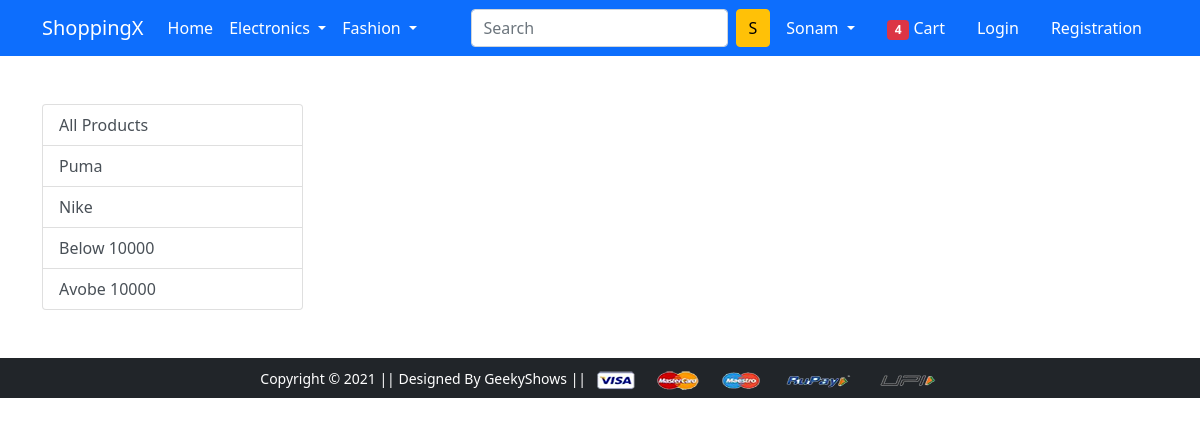
The app's page /bottomwear/, older data.
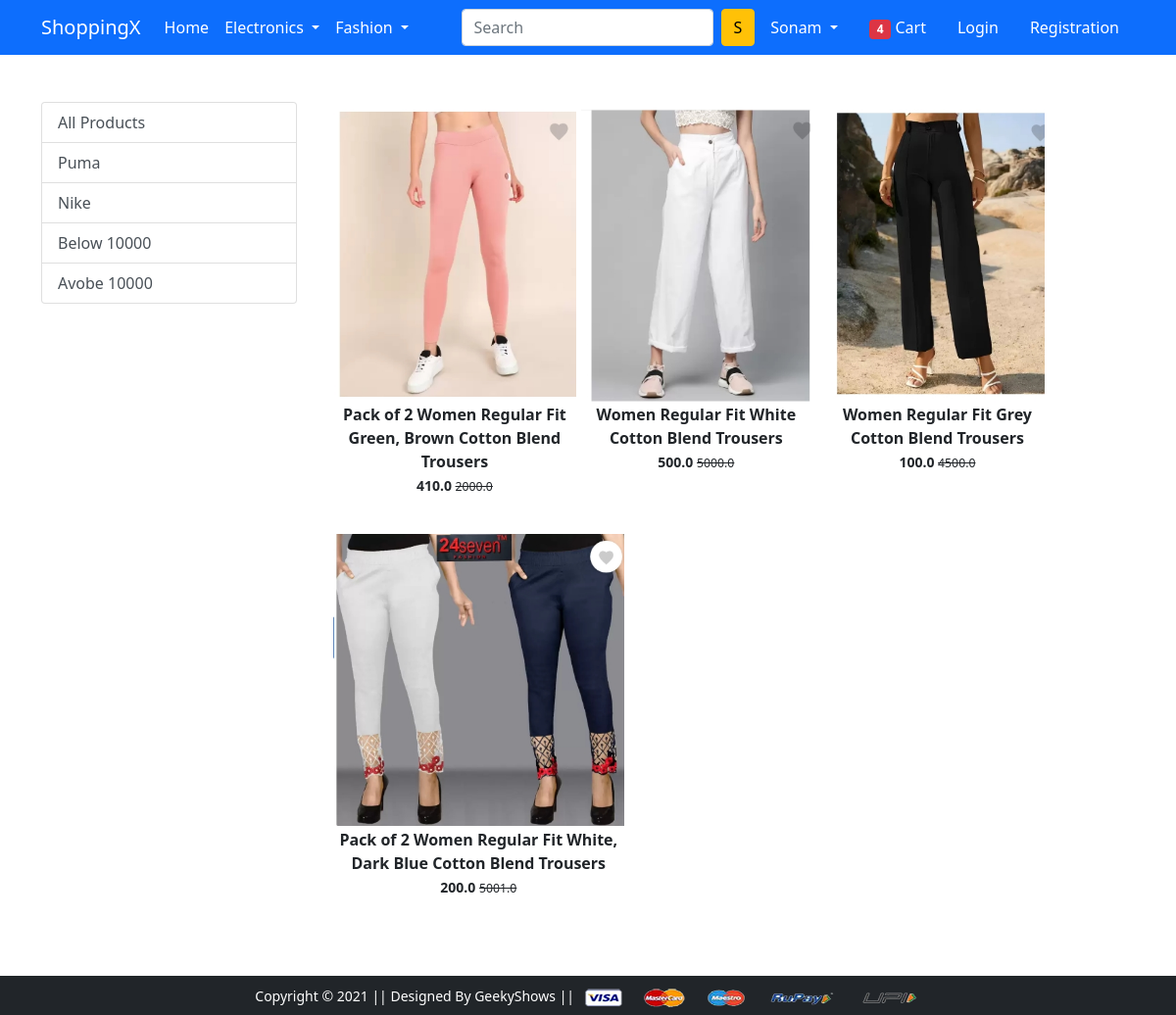
The same page, newer data.
### app/models.py (models this page shows, shortened)
class Product(models.Model):
    title=models.CharField(max_length=100)
    selling_price=models.FloatField()
    discount_price=models.FloatField()
    description=models.TextField()
    brand=models.CharField(max_length=100)
    catagory=models.CharField(choices=CATEGORY_CHOICE, max_length=2)
    product_image=models.ImageField(upload_to='productimg')

### app/views.py (the view)
# urls.py: path('bottomwear/', views.bottomwear, name='bottomwear'),
def bottomwear(request, data=None):
    bottomwears = None  # Initialize mobiles to None
    if data is None:
        bottomwears = Product.objects.filter(catagory='BW')
    elif data=='puma':
        bottomwears = Product.objects.filter(catagory='BW', brand=data)
    elif data=='nike':
        bottomwears = Product.objects.filter(catagory='BW', brand=data)
    elif data=='below':
        bottomwears=Product.objects.filter(catagory='BW').filter(discount_price__lt=10000)
    elif data=='above':
        bottomwears=Product.objects.filter(catagory='BW').filter(discount_price__gt=10000)
    return render(request,'app/bottomwear.html', {'bottomwears': bottomwears})

### app/templates/app/bottomwear.html (shortened to what this page needs)
{% extends 'app/base.html' %}
{% load static %}
{% block main-content %}
<div class="container my-5">
 <div class="row">
  <div class="col-sm-3">
   <div class="list-group">
    <a href="{% url "bottomwear" %}" class="list-group-item list-group-item-action" aria-current="true">All Products</a>
    <a href="{% url 'bottomweardata' 'puma'  %}" class="list-group-item list-group-item-action" aria-current="true">Puma</a>
    <a href="{% url 'bottomweardata' 'nike'  %}" class="list-group-item list-group-item-action" aria-current="true">Nike</a>
    <a href="{% url 'bottomweardata' 'below'  %}" class="list-group-item list-group-item-action" aria-current="true">Below 10000</a>
    <a href="{% url 'bottomweardata' 'above' %}" class="list-group-item list-group-item-action" aria-current="true">Avobe 10000</a>
  </div>
</div>
  <div class="col-sm-8">
   <div class="row">
    {% for p in bottomwears %}
    <div class="col-sm-4 text-center mb-4">
        <a href="{% url 'product-detail' p.id %}" class="btn">
            <div class="item">
                <img src="{{p.product_image.url}}" alt="" height="300" class="">
                <div class="fw-bold">{{p.title}}</div>
                <small class="fw-bold">{{p.discount_price}} <small class="fw-light text-decoration-line-through">{{p.selling_price}}</small></small>
            </div>
        </a>
    </div>
    {% endfor %}
   </div>
  </div>
 </div>
</div>
{% endblock main-content %}

Row changes from the older to the newer data that the page shows:
added Product: product_image (picture), title "Pack of 2 Women Regular Fit Green, Brown Cotton Blend Trousers", discount_price "410.0", selling_price "2000.0"
added Product: product_image (picture), title "Women Regular Fit White Cotton Blend Trousers", discount_price "500.0", selling_price "5000.0"
added Product: product_image (picture), title "Women Regular Fit Grey Cotton Blend Trousers", discount_price "100.0", selling_price "4500.0"
added Product: product_image (picture), title "Pack of 2 Women Regular Fit White, Dark Blue Cotton Blend Trousers", discount_price "200.0", selling_price "5001.0"
